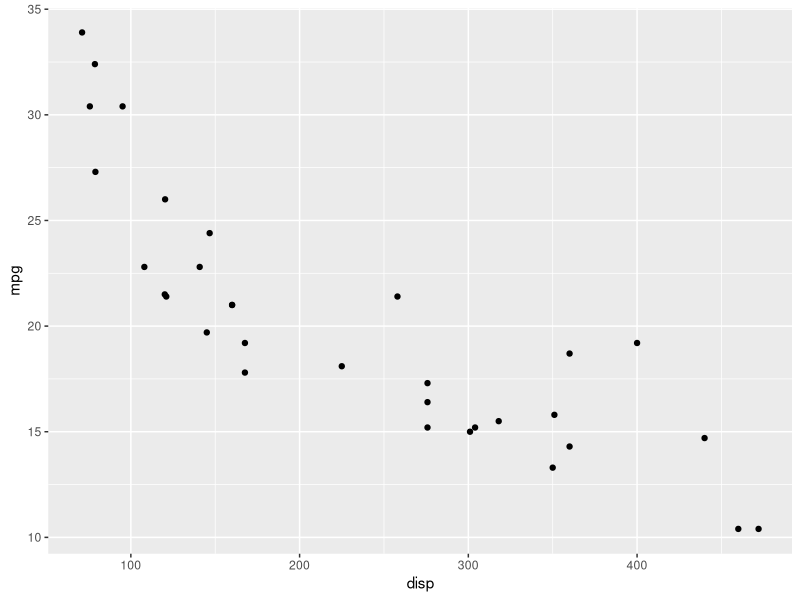
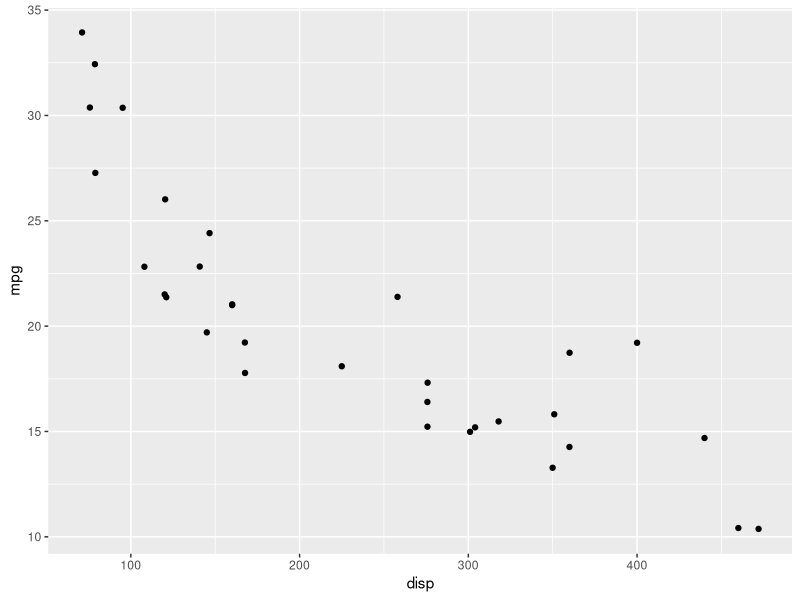
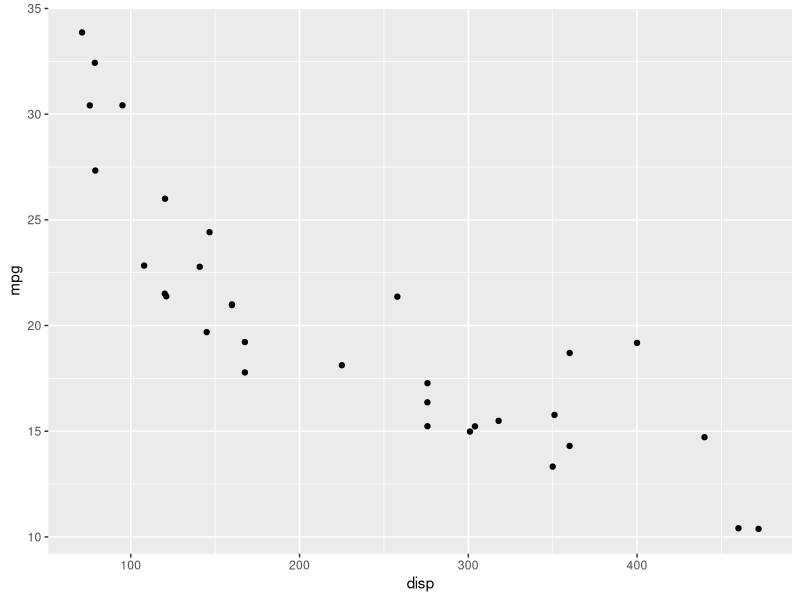
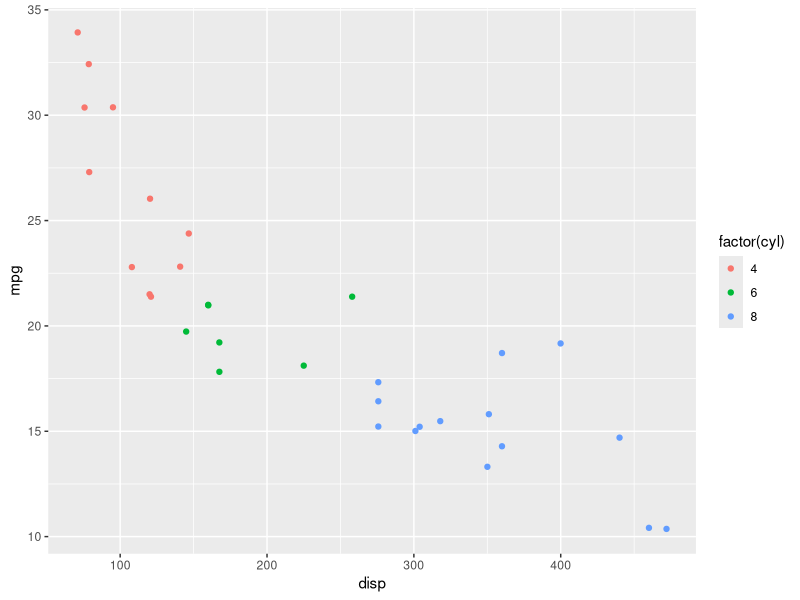
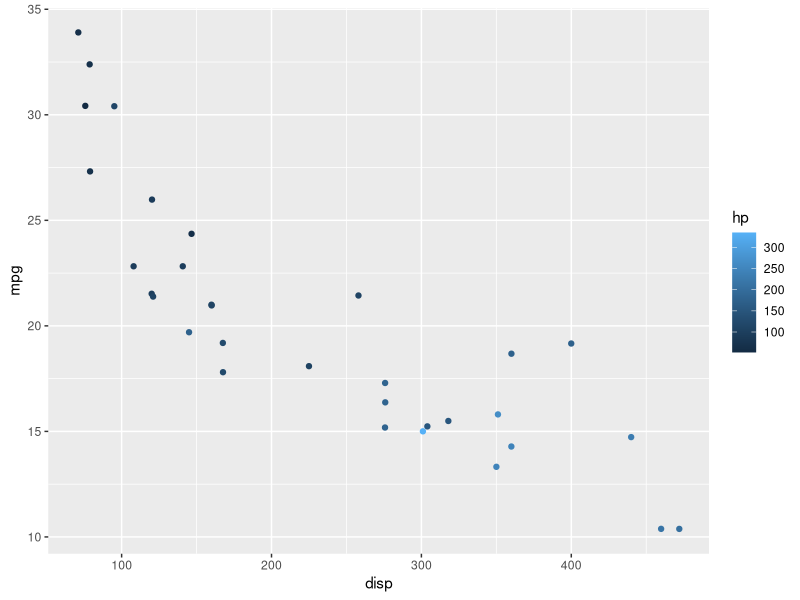
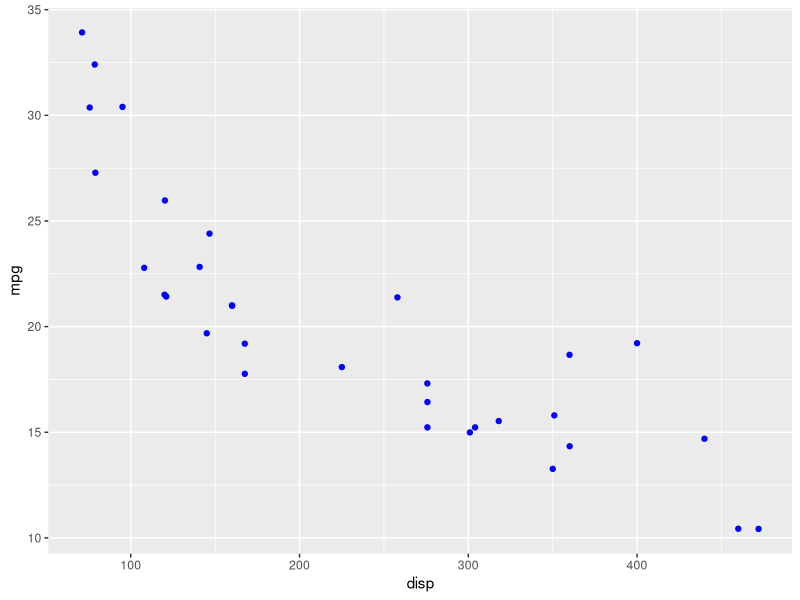
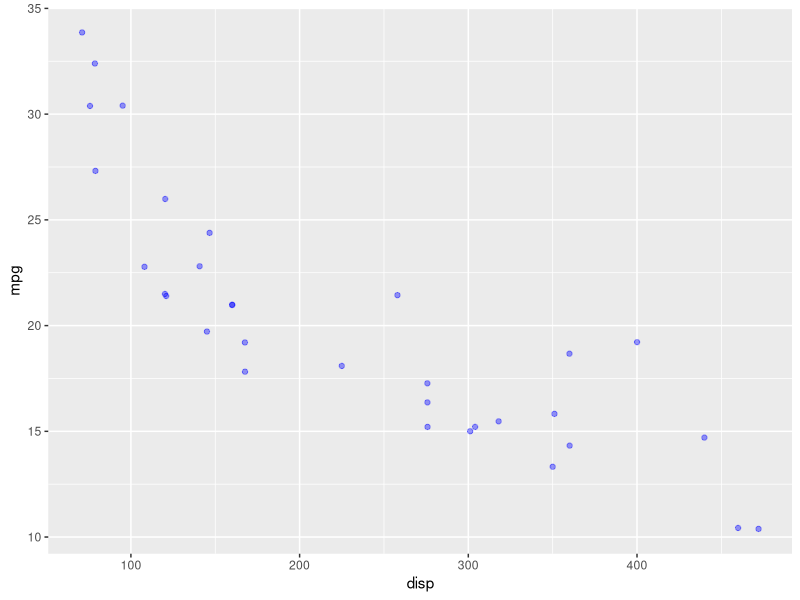
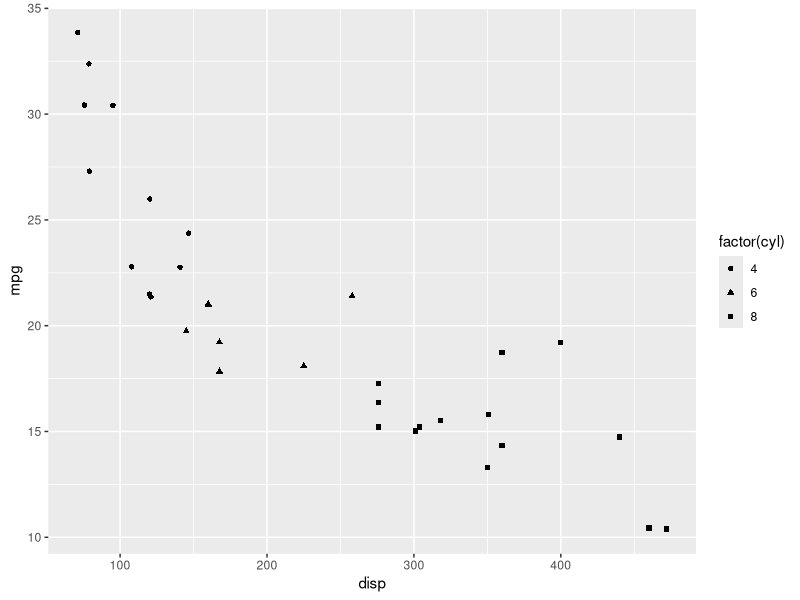

Generate these figures, in order, with R:
## ---- chunk 1
library(ggplot2)
library(dplyr)
library(tidyr)
## ---- chunk 2
ggplot(mtcars) +
  geom_point(aes(disp, mpg))
## ---- chunk 3
ggplot(mtcars) +
  geom_point(aes(disp, mpg), position = 'jitter')
## ---- chunk 4
ggplot(mtcars) +
  geom_jitter(aes(disp, mpg))
## ---- chunk 5
ggplot(mtcars) +
  geom_point(aes(disp, mpg, color = factor(cyl)), 
             position = 'jitter')
## ---- chunk 6
ggplot(mtcars) +
  geom_point(aes(disp, mpg, color = hp), 
             position = 'jitter')
## ---- chunk 7
ggplot(mtcars) +
  geom_point(aes(disp, mpg), color = 'blue', 
             position = 'jitter')
## ---- chunk 8
ggplot(mtcars) +
  geom_point(aes(disp, mpg), color = 'blue', alpha = 0.4, 
             position = 'jitter')
## ---- chunk 9
ggplot(mtcars) +
  geom_point(aes(disp, mpg, shape = factor(cyl)),
             position = 'jitter')
## ---- chunk 10
ggplot(mtcars) +
  geom_point(aes(disp, mpg), shape = 3,
             position = 'jitter')
## ---- chunk 11
ggplot(mtcars) +
  geom_point(aes(disp, mpg, size = hp), color = 'blue',
             position = 'jitter')
## ---- chunk 12
ggplot(mtcars) +
  geom_point(aes(disp, mpg), size = 3,
             position = 'jitter')
## ---- chunk 13
ggplot(mtcars, aes(disp, mpg)) +
  geom_point(position = 'jitter') +
  geom_smooth(method = 'lm', se = FALSE)
## ---- chunk 14
ggplot(mtcars, aes(disp, mpg)) +
  geom_point(position = 'jitter') +
  geom_smooth(method = 'lm', se = TRUE)
## ---- chunk 15
ggplot(mtcars, aes(disp, mpg)) +
  geom_point(position = 'jitter') +
  geom_smooth(method = 'loess', se = FALSE)
## ---- chunk 16
ggplot(mtcars, aes(disp, mpg)) +
  geom_point(position = 'jitter') +
  geom_abline(slope = 29.59985, intercept = -0.04122)
